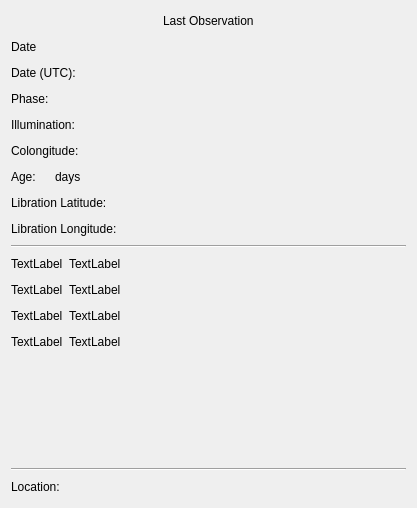
<?xml version="1.0" encoding="UTF-8"?>
<ui version="4.0">
 <class>MoonInfoTabWidget</class>
 <widget class="QWidget" name="MoonInfoTabWidget">
  <property name="geometry">
   <rect>
    <x>0</x>
    <y>0</y>
    <width>417</width>
    <height>508</height>
   </rect>
  </property>
  <property name="windowTitle">
   <string/>
  </property>
  <layout class="QGridLayout" name="gridLayout_2">
   <item row="0" column="0">
    <layout class="QHBoxLayout" name="horizontalLayout_10">
     <item>
      <spacer name="horizontalSpacer_10">
       <property name="orientation">
        <enum>Qt::Horizontal</enum>
       </property>
       <property name="sizeHint" stdset="0">
        <size>
         <width>40</width>
         <height>20</height>
        </size>
       </property>
      </spacer>
     </item>
     <item>
      <widget class="QLabel" name="last_obs_label">
       <property name="text">
        <string>Last Observation</string>
       </property>
      </widget>
     </item>
     <item>
      <spacer name="horizontalSpacer_11">
       <property name="orientation">
        <enum>Qt::Horizontal</enum>
       </property>
       <property name="sizeHint" stdset="0">
        <size>
         <width>40</width>
         <height>20</height>
        </size>
       </property>
      </spacer>
     </item>
    </layout>
   </item>
   <item row="1" column="0">
    <layout class="QHBoxLayout" name="horizontalLayout_9">
     <item>
      <widget class="QLabel" name="local_date_label">
       <property name="text">
        <string>Date</string>
       </property>
      </widget>
     </item>
     <item>
      <widget class="QLabel" name="local_date_edit">
       <property name="text">
        <string/>
       </property>
      </widget>
     </item>
     <item>
      <spacer name="horizontalSpacer_5">
       <property name="orientation">
        <enum>Qt::Horizontal</enum>
       </property>
       <property name="sizeHint" stdset="0">
        <size>
         <width>40</width>
         <height>20</height>
        </size>
       </property>
      </spacer>
     </item>
    </layout>
   </item>
   <item row="2" column="0">
    <layout class="QHBoxLayout" name="horizontalLayout">
     <item>
      <widget class="QLabel" name="utc_date_label">
       <property name="text">
        <string>Date (UTC):</string>
       </property>
      </widget>
     </item>
     <item>
      <widget class="QLabel" name="utc_date_edit">
       <property name="text">
        <string/>
       </property>
      </widget>
     </item>
     <item>
      <spacer name="horizontalSpacer_9">
       <property name="orientation">
        <enum>Qt::Horizontal</enum>
       </property>
       <property name="sizeHint" stdset="0">
        <size>
         <width>40</width>
         <height>20</height>
        </size>
       </property>
      </spacer>
     </item>
    </layout>
   </item>
   <item row="3" column="0">
    <layout class="QHBoxLayout" name="horizontalLayout_6">
     <item>
      <widget class="QLabel" name="moon_phase_label">
       <property name="text">
        <string>Phase:</string>
       </property>
      </widget>
     </item>
     <item>
      <widget class="QLabel" name="moon_phase_edit">
       <property name="text">
        <string/>
       </property>
      </widget>
     </item>
     <item>
      <spacer name="horizontalSpacer_6">
       <property name="orientation">
        <enum>Qt::Horizontal</enum>
       </property>
       <property name="sizeHint" stdset="0">
        <size>
         <width>40</width>
         <height>20</height>
        </size>
       </property>
      </spacer>
     </item>
    </layout>
   </item>
   <item row="4" column="0">
    <layout class="QHBoxLayout" name="horizontalLayout_3">
     <item>
      <widget class="QLabel" name="moon_illum_label">
       <property name="text">
        <string>Illumination:</string>
       </property>
      </widget>
     </item>
     <item>
      <widget class="QLabel" name="moon_illum_edit">
       <property name="text">
        <string/>
       </property>
      </widget>
     </item>
     <item>
      <spacer name="horizontalSpacer_3">
       <property name="orientation">
        <enum>Qt::Horizontal</enum>
       </property>
       <property name="sizeHint" stdset="0">
        <size>
         <width>40</width>
         <height>20</height>
        </size>
       </property>
      </spacer>
     </item>
    </layout>
   </item>
   <item row="5" column="0">
    <layout class="QHBoxLayout" name="horizontalLayout_4">
     <item>
      <widget class="QLabel" name="moon_colong_label">
       <property name="text">
        <string>Colongitude:</string>
       </property>
      </widget>
     </item>
     <item>
      <widget class="QLabel" name="moon_colong_edit">
       <property name="text">
        <string/>
       </property>
      </widget>
     </item>
     <item>
      <spacer name="horizontalSpacer_4">
       <property name="orientation">
        <enum>Qt::Horizontal</enum>
       </property>
       <property name="sizeHint" stdset="0">
        <size>
         <width>40</width>
         <height>20</height>
        </size>
       </property>
      </spacer>
     </item>
    </layout>
   </item>
   <item row="6" column="0">
    <layout class="QHBoxLayout" name="horizontalLayout_5">
     <item>
      <widget class="QLabel" name="moon_age_label">
       <property name="text">
        <string>Age:</string>
       </property>
      </widget>
     </item>
     <item>
      <widget class="QLabel" name="moon_age_edit">
       <property name="text">
        <string/>
       </property>
      </widget>
     </item>
     <item>
      <widget class="QLabel" name="moon_age_units_label">
       <property name="text">
        <string>days</string>
       </property>
      </widget>
     </item>
     <item>
      <spacer name="horizontalSpacer">
       <property name="orientation">
        <enum>Qt::Horizontal</enum>
       </property>
       <property name="sizeHint" stdset="0">
        <size>
         <width>40</width>
         <height>20</height>
        </size>
       </property>
      </spacer>
     </item>
    </layout>
   </item>
   <item row="7" column="0">
    <layout class="QHBoxLayout" name="horizontalLayout_7">
     <item>
      <widget class="QLabel" name="moon_libration_lat_label">
       <property name="text">
        <string>Libration Latitude:</string>
       </property>
      </widget>
     </item>
     <item>
      <widget class="QLabel" name="moon_libration_lat_edit">
       <property name="text">
        <string/>
       </property>
      </widget>
     </item>
     <item>
      <spacer name="horizontalSpacer_7">
       <property name="orientation">
        <enum>Qt::Horizontal</enum>
       </property>
       <property name="sizeHint" stdset="0">
        <size>
         <width>40</width>
         <height>20</height>
        </size>
       </property>
      </spacer>
     </item>
    </layout>
   </item>
   <item row="8" column="0">
    <layout class="QHBoxLayout" name="horizontalLayout_8">
     <item>
      <widget class="QLabel" name="moon_libration_long_label">
       <property name="text">
        <string>Libration Longitude:</string>
       </property>
      </widget>
     </item>
     <item>
      <widget class="QLabel" name="moon_libration_long_edit">
       <property name="text">
        <string/>
       </property>
      </widget>
     </item>
     <item>
      <spacer name="horizontalSpacer_8">
       <property name="orientation">
        <enum>Qt::Horizontal</enum>
       </property>
       <property name="sizeHint" stdset="0">
        <size>
         <width>40</width>
         <height>20</height>
        </size>
       </property>
      </spacer>
     </item>
    </layout>
   </item>
   <item row="9" column="0">
    <widget class="QFrame" name="frame">
     <property name="frameShape">
      <enum>QFrame::HLine</enum>
     </property>
     <property name="frameShadow">
      <enum>QFrame::Sunken</enum>
     </property>
    </widget>
   </item>
   <item row="10" column="0">
    <layout class="QGridLayout" name="gridLayout">
     <item row="0" column="0">
      <widget class="QLabel" name="first_phase_icon">
       <property name="text">
        <string>TextLabel</string>
       </property>
      </widget>
     </item>
     <item row="0" column="1">
      <widget class="QLabel" name="first_phase_edit">
       <property name="text">
        <string>TextLabel</string>
       </property>
      </widget>
     </item>
     <item row="0" column="2">
      <spacer name="horizontalSpacer_12">
       <property name="orientation">
        <enum>Qt::Horizontal</enum>
       </property>
       <property name="sizeHint" stdset="0">
        <size>
         <width>40</width>
         <height>20</height>
        </size>
       </property>
      </spacer>
     </item>
     <item row="1" column="0">
      <widget class="QLabel" name="second_phase_icon">
       <property name="text">
        <string>TextLabel</string>
       </property>
      </widget>
     </item>
     <item row="1" column="1">
      <widget class="QLabel" name="second_phase_edit">
       <property name="text">
        <string>TextLabel</string>
       </property>
      </widget>
     </item>
     <item row="1" column="2">
      <spacer name="horizontalSpacer_13">
       <property name="orientation">
        <enum>Qt::Horizontal</enum>
       </property>
       <property name="sizeHint" stdset="0">
        <size>
         <width>40</width>
         <height>20</height>
        </size>
       </property>
      </spacer>
     </item>
     <item row="2" column="0">
      <widget class="QLabel" name="third_phase_icon">
       <property name="text">
        <string>TextLabel</string>
       </property>
      </widget>
     </item>
     <item row="2" column="1">
      <widget class="QLabel" name="third_phase_edit">
       <property name="text">
        <string>TextLabel</string>
       </property>
      </widget>
     </item>
     <item row="2" column="2">
      <spacer name="horizontalSpacer_14">
       <property name="orientation">
        <enum>Qt::Horizontal</enum>
       </property>
       <property name="sizeHint" stdset="0">
        <size>
         <width>40</width>
         <height>20</height>
        </size>
       </property>
      </spacer>
     </item>
     <item row="3" column="0">
      <widget class="QLabel" name="fourth_phase_icon">
       <property name="text">
        <string>TextLabel</string>
       </property>
      </widget>
     </item>
     <item row="3" column="1">
      <widget class="QLabel" name="fourth_phase_edit">
       <property name="text">
        <string>TextLabel</string>
       </property>
      </widget>
     </item>
     <item row="3" column="2">
      <spacer name="horizontalSpacer_15">
       <property name="orientation">
        <enum>Qt::Horizontal</enum>
       </property>
       <property name="sizeHint" stdset="0">
        <size>
         <width>40</width>
         <height>20</height>
        </size>
       </property>
      </spacer>
     </item>
    </layout>
   </item>
   <item row="11" column="0">
    <spacer name="verticalSpacer">
     <property name="orientation">
      <enum>Qt::Vertical</enum>
     </property>
     <property name="sizeHint" stdset="0">
      <size>
       <width>20</width>
       <height>135</height>
      </size>
     </property>
    </spacer>
   </item>
   <item row="12" column="0">
    <widget class="QFrame" name="frame_2">
     <property name="frameShape">
      <enum>QFrame::HLine</enum>
     </property>
     <property name="frameShadow">
      <enum>QFrame::Sunken</enum>
     </property>
    </widget>
   </item>
   <item row="13" column="0">
    <layout class="QHBoxLayout" name="horizontalLayout_2">
     <item>
      <widget class="QLabel" name="location_label">
       <property name="text">
        <string>Location:</string>
       </property>
      </widget>
     </item>
     <item>
      <widget class="QLabel" name="location_edit">
       <property name="text">
        <string/>
       </property>
      </widget>
     </item>
     <item>
      <spacer name="horizontalSpacer_2">
       <property name="orientation">
        <enum>Qt::Horizontal</enum>
       </property>
       <property name="sizeHint" stdset="0">
        <size>
         <width>40</width>
         <height>20</height>
        </size>
       </property>
      </spacer>
     </item>
    </layout>
   </item>
  </layout>
 </widget>
 <resources/>
 <connections/>
</ui>
